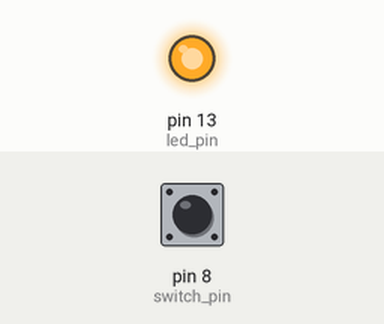
Recording of a sketch running on a simulated Arduino Uno, built with avr-gcc and run on an emulated ATmega328P. On the bench: output pins drawn as LEDs (lit = HIGH). The inputs (shaded band) are chosen by the test bench; at power-on: pin 8 (switch_pin) HIGH.

Above: at 1.2 s.
1.3 s: pin 8 (switch_pin) pulled LOW for 0.15 s
At 2.6 s:
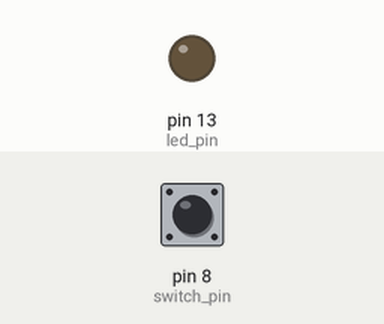
2.9 s: pin 8 (switch_pin) pulled LOW for 1 s
At 5.1 s:
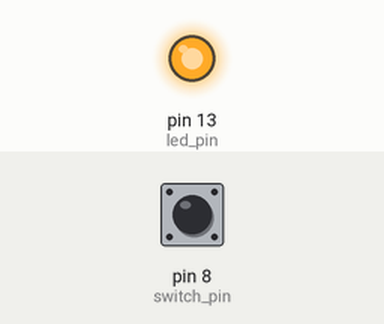
5.4 s: pin 8 (switch_pin) pulled LOW for 3.2 s
At 9.9 s:
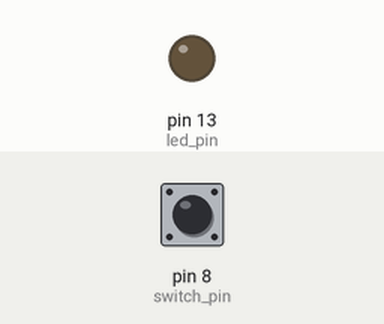
Timing chart, 0 to 11.4 s (numbered marks = the images above; inputs shaded):
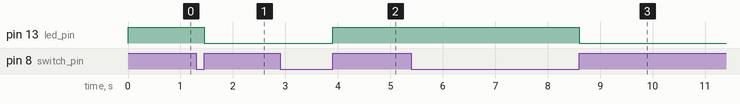

Measured:
- after the input at 1.3 s, pin 13 (led_pin): HIGH → LOW after 0.16 s
- after the input at 2.9 s, pin 13 (led_pin): LOW → HIGH after 1.0 s
- after the input at 5.4 s, pin 13 (led_pin): HIGH → LOW after 3.2 s

The sketch:

Circuit_1.ino
```cpp
int switch_pin = 8;
int led_pin = 13;
boolean last_button = LOW;
boolean led_on = false;
boolean current_button = LOW;

void setup()
{
 pinMode(switch_pin, INPUT);
 pinMode(led_pin, OUTPUT);
}

boolean debounce(boolean last)
{
  boolean current = digitalRead(switch_pin);
  if (last != current)
  {
    delay(5);
    current = digitalRead(switch_pin);
  }
  return current;
}

void loop()
{
  current_button = debounce(last_button);
  if (last_button == LOW && current_button == HIGH)
  {
   led_on = !led_on;
  }
   last_button = current_button;
 digitalWrite(led_pin, led_on);
}
```
